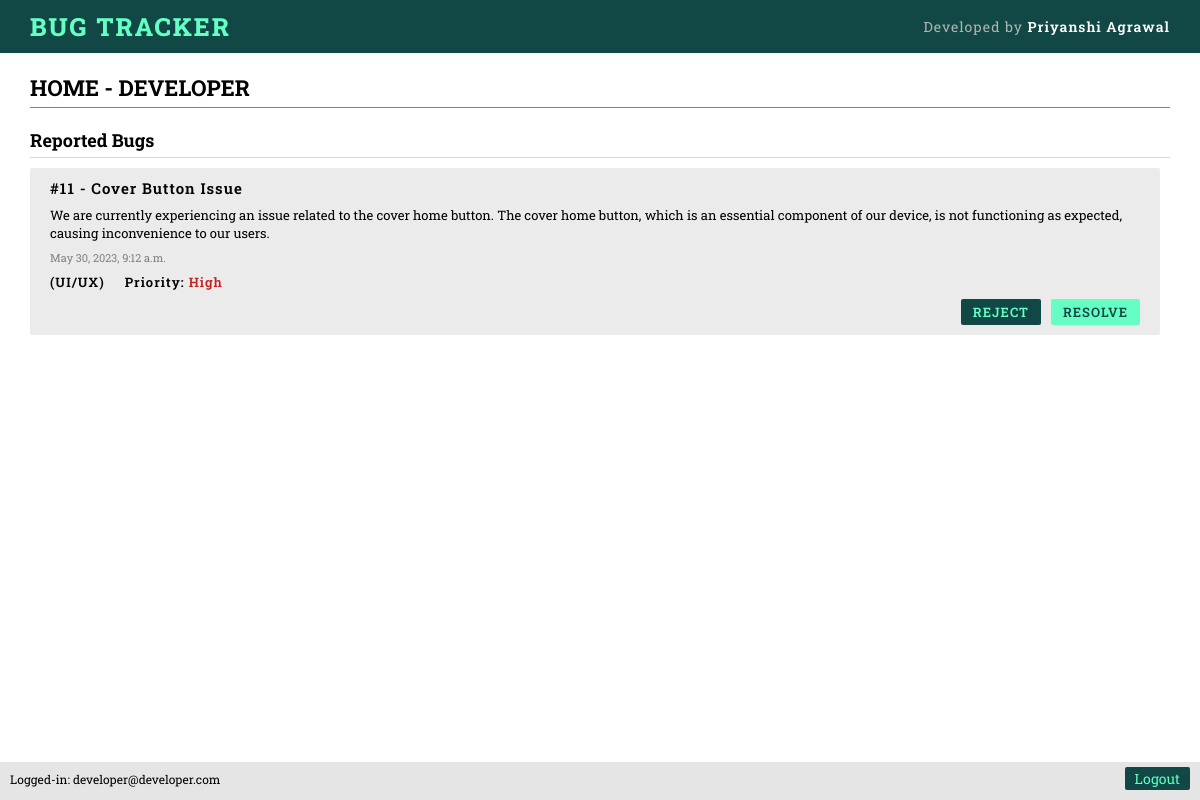
Before: /home_developer/ (signed in) with the older database file.
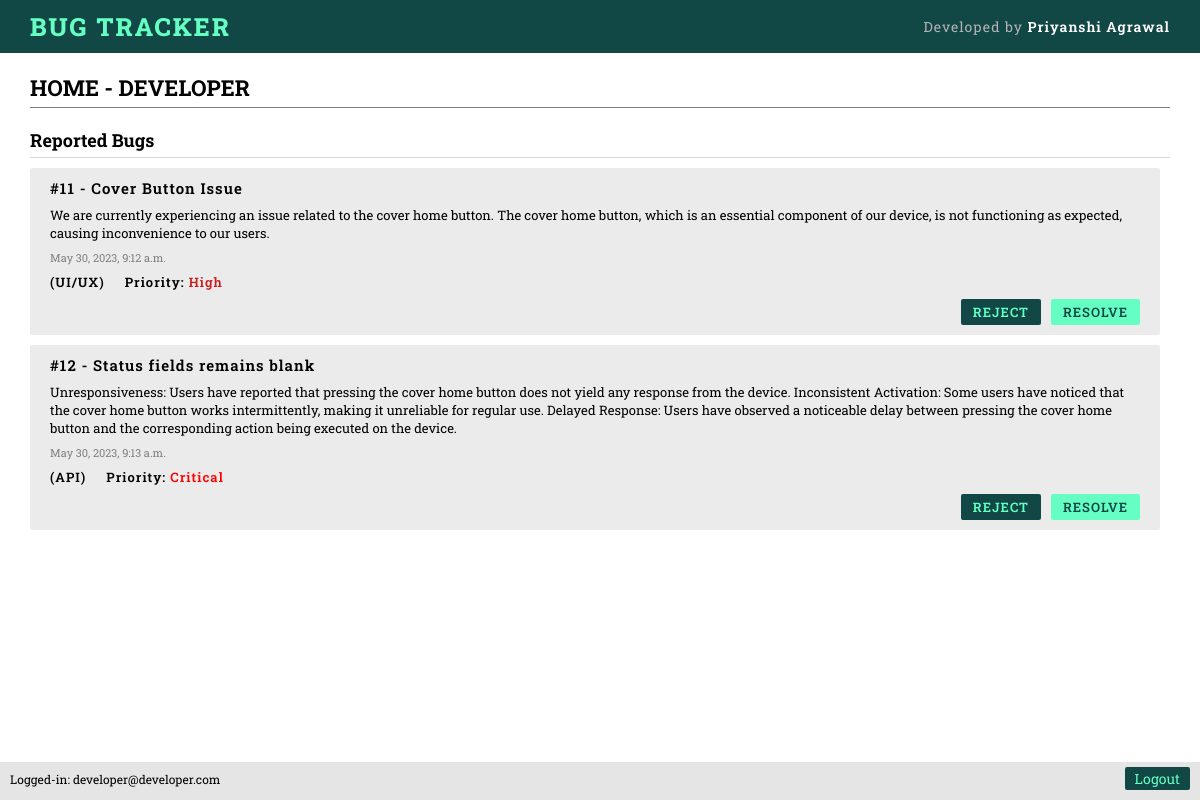
After: the same page with the newer database file.
### main/models.py (models this page shows, shortened)
class Bug(models.Model):
    bug_id = models.AutoField(primary_key=True)
    name = CharField(max_length=150)
    description = TextField()
    priority = ForeignKey('Priority', on_delete=models.CASCADE)
    category = ForeignKey('Category', on_delete=models.CASCADE)
    screenshot = ImageField(upload_to='screenshots/', blank=True, null=True)
    assigned_to = ForeignKey(
        'Developer', on_delete=models.CASCADE, null=True, blank=True)
    assigned_by = ForeignKey(
        'Admin', on_delete=models.CASCADE, null=True, blank=True)
    raised_by = ForeignKey('User', on_delete=models.CASCADE)
    timestamp = DateTimeField(default=datetime.now)
    resolved = BooleanField(default=False)
    rejected = BooleanField(default=False)

class Category(models.Model):
    name = CharField(max_length=50)
    def __str__(self):
        return f"{self.name}"

class Priority(models.Model):
    name = CharField(max_length=50)
    def __str__(self):
        return f"{self.name}"

### main/views.py (the view)
# urls.py: path('home_developer/', views.home_developer),
def home_developer(request):
    if request.session.has_key('developer'):
        email = request.session['developer']
        developer_object = Developer.objects.get(email=email)
        busgs = Bug.objects.filter(resolved=False, assigned_to=developer_object, rejected=False)
        data = {
            'email': request.session['developer'],
            'bugs': busgs
        }
        return render(request, 'main/developer.html', data)
    return redirect('/login/?role=developer')

### main/templates/main/developer.html (shortened to what this page needs)
{% extends 'main/base.html' %}
{% load static %}
{% block head %}
<link rel="stylesheet" href="{% static 'main/css/home.css' %}">
{% endblock head %}
{% block body %}
{% include 'main/topbar.html' %}
<section class="objectContainer">
    <h3 class="objectHead">HOME - DEVELOPER</h3>
    <div class="objectBlock">
        <div class="objectListSide">
            <div class="objectListBlock">
                <h3 class="objectSubHead">Reported Bugs</h3>
                <ul class="objectList">
                    {% for bug in bugs %}
                    <li class="objectListItem">
                        <h5 class="objectListItemHead">#{{bug.bug_id}} - {{bug.name}}</h5>
                        <p class="objectListItemDesc">
                            {{bug.description}}
                        </p>
                        <p class="objectListItemDateTime">{{bug.timestamp}}</p>
                        <div class="objectListItemProperties">
                            <p>({{bug.category}})</p>
                            <p>Priority: <span class="{{bug.priority}}">{{bug.priority}}</span></p>
                        </div>
                        <div class="objectListItemProp">
                            <div class="objectListItemAction">
                                <a href="/reject_report/{{bug.bug_id}}/" class="objectActionPrimary">Reject</a>
                                <a href="/resolve_report/{{bug.bug_id}}/" class="objectActionSecondary">Resolve</a>
                            </div>
                        </div>
                    </li>
                    {% endfor %}
                </ul>
            </div>
        </div>
    </div>
</section>
{% include 'main/footer.html' %}
{% endblock body %}

Changed rows visible on the page:
now on this page (row edited): Bug: bug_id "12", name "Status fields remains blank", description "Unresponsiveness: Users have reported that pressing the cover home button does not yield any response from the device. Inconsistent Activation: Some users have noticed that the cover home button works intermittently, making it unreliable for regular use. Delayed Response: Users have observed a noticeable delay between pressing the cover home button and the corresponding action being executed on the device.", timestamp "May 30, 2023, 9:13 a.m.", category "API", priority "Critical"
